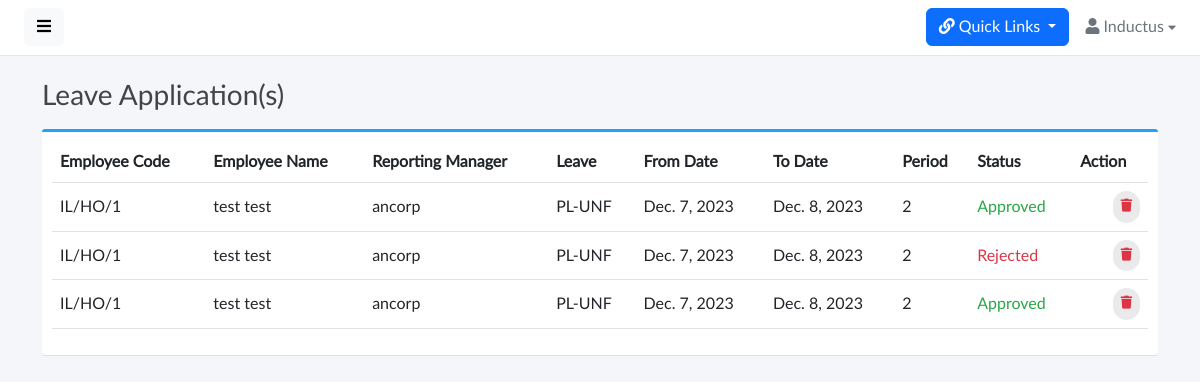
Before: /leave/leave-applications (signed in) with the older database file.
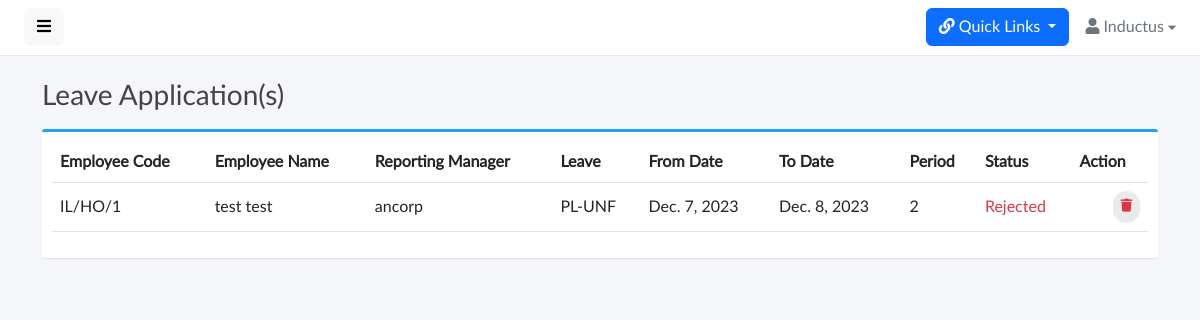
After: the same page with the newer database file.
### base/models.py (models this page shows)
class LeaveApplication(models.Model):
    id = models.CharField(max_length=25,primary_key=True,default=generate_unique_id,editable=False)
    employee = models.ForeignKey(Employee,on_delete=models.CASCADE)
    leave_name = models.ForeignKey(LeaveMaster,on_delete=models.CASCADE)
    from_date = models.DateField()
    to_date = models.DateField()
    period = models.SmallIntegerField(default=0)
    reason = models.CharField(max_length=200,blank=True,null=True)
    status = models.CharField(max_length=50,default="Pending",blank=True,null=True)

class Employee(models.Model):
    GENDER_CHOICES = [
        ('Male', 'Male'),
        ('Female', 'Female'),
    ]
    SHIFT_CHOICES = [
        ('General', 'General'),
        ('UNICEF', 'UNICEF'),
    ]
    EMPLOYEE_TYPE_CHOICES = [
        ('Permanent','Permanent')
    ]
    GRADE_CHOICES = [
        ('Employee','Employee'),
        ('Consultant','Consultant'),
        ('UNF Employee','UNF Employee'),
        ('UNF Supervisor','UNF Supervisor'),
    ]
    id = models.CharField(max_length=25,primary_key=True,default=generate_unique_id,editable=False)
    user = models.OneToOneField(User, on_delete=models.CASCADE,editable=False)
    employee_code = models.CharField(max_length=20,unique=True,null=True,blank=True)
    first_name = models.CharField(max_length=100 ,null=True,blank=True)
    middle_name = models.CharField(max_length=100,blank=True,null=True)
    last_name = models.CharField(max_length=100 , null=True,blank=True)
    email = models.CharField(max_length=100, null=True,blank=True , unique=True)
    official_email= models.CharField(max_length=100, blank=True , null=True , unique=True)
    gender = models.CharField(max_length=10, choices=GENDER_CHOICES)
    punching_code = models.IntegerField(unique=True , null=True , blank=True)
    date_of_joining = models.DateField(null=True)
    branch = models.ForeignKey(Branch, on_delete=models.SET_NULL,null=True,blank=True)
    department = models.ForeignKey(Department, on_delete=models.SET_NULL, null=True,blank=True)
    designation = models.ForeignKey(Designation, on_delete=models.SET_NULL,null=True,blank=True)
    employee_type = models.CharField(max_length=100, choices=EMPLOYEE_TYPE_CHOICES)
    shift = models.CharField(max_length=100, choices=SHIFT_CHOICES)
    grade = models.CharField(max_length=100, choices=GRADE_CHOICES)
    reporting_manager = models.ForeignKey(
        'self',
        on_delete=models.SET_NULL,
        null=True,
        blank=True,
        related_name='reportees'
    )
    ctc = models.CharField(max_length=20,null=True,blank=True)
    gross_salary = models.CharField(max_length=20,null=True,blank=True)
    basic_salary = models.CharField(max_length=20,null=True,blank=True)
    def __str__(self):
        return self.user.username

class LeaveMaster(models.Model):
    id = models.CharField(max_length=25,primary_key=True,default=generate_unique_id,editable=False)
    leave_name = models.CharField(max_length=50 , unique=True)
    leave_code = models.CharField(max_length=5,null=True,blank=True,unique=True)
    paid_leave = models.BooleanField(default=False)
    status = models.BooleanField(default=True)
    def __str__(self):
        return self.leave_name

### base/views.py (the view)
# urls.py: path('leave/leave-applications',views.LeaveApplicationView,name="leave-applications"),
@login_required(login_url='sigin')
def LeaveApplicationView(request):
    leave_applications = LeaveApplication.objects.all()
    context = {
        'leave_applications' : leave_applications
    }
    return render(request,'leave_applications.html',context)

### base/templates/leave_applications.html (shortened to what this page needs)
{% extends 'base.html' %}
{% load static %}
{% block start %}
<div class="content">
  <div class="container">
    <div class="page-title">
      <h3>
        Leave Application(s)
      </h3>
    </div>
    <div class="box box-primary">
      <div class="box-body">
        <table width="100%" class="table table-hover" id="dataTables-example">
          <thead>
            <tr>
              <th>Employee Code</th>
              <th>Employee Name</th>
              <th>Reporting Manager</th>
              <th>Leave</th>
              <th>From Date</th>
              <th>To Date</th>
              <th>Period</th>
              <th>Status</th>
              <th>Action</th>
            </tr>
          </thead>
          <tbody>
            {% for leaves in leave_applications %}
            <tr>
              <td>{{leaves.employee.employee_code}}</td>
              <td>
                {{leaves.employee.first_name}} {{leaves.employee.last_name}}
              </td>
              <td>{{leaves.employee.reporting_manager}}</td>
              <td>{{leaves.leave_name}}</td>
              <td>{{leaves.from_date}}</td>
              <td>{{leaves.to_date}}</td>
              <td>{{leaves.period}}</td>
              {% if leaves.status == 'Pending' %}
              <td>{{leaves.status}}</td>
              <td class="text-end">
                <a
                  href="{% url 'approve_leave' leaves.id %}"
                  class="btn btn-outline-success btn-rounded"
                >
                  <i class="fas fa-thumbs-up"></i>
                </a>
                <a
                  href="{% url 'reject_leave' leaves.id %}"
                  class="btn btn-outline-danger btn-rounded"
                >
                  <i class="fas fa-thumbs-down"></i>
                </a>
              </td>
              {% elif leaves.status == "Approved" %}
              <td style="color: #28a745">{{leaves.status}}</td>
              <td class="text-end">
                <a
                  href="{% url 'delete_leave' leaves.id %}"
                  class="btn btn-outline-danger btn-rounded"
                >
                  <i class="fas fa-trash"></i>
                </a>
              </td>
              {% else %}
              <td style="color: #dc3545">{{leaves.status}}</td>
              <td class="text-end">
                <a
                  href="{% url 'delete_leave' leaves.id %}"
                  class="btn btn-outline-danger btn-rounded"
                >
                  <i class="fas fa-trash"></i>
                </a>
              </td>
              {% endif %}
            </tr>
            {% endfor %}
          </tbody>
        </table>
      </div>
    </div>
  </div>
</div>
{% endblock %}

Changed rows visible on the page:
removed LeaveApplication: employee.employee_code "IL/HO/1", employee.first_name "test", employee.last_name "test", employee.reporting_manager "ancorp", leave_name "PL-UNF", from_date "Dec. 7, 2023", to_date "Dec. 8, 2023", period "2", status "Approved"
removed LeaveApplication: employee.employee_code "IL/HO/1", employee.first_name "test", employee.last_name "test", employee.reporting_manager "ancorp", leave_name "PL-UNF", from_date "Dec. 7, 2023", to_date "Dec. 8, 2023", period "2", status "Approved"
